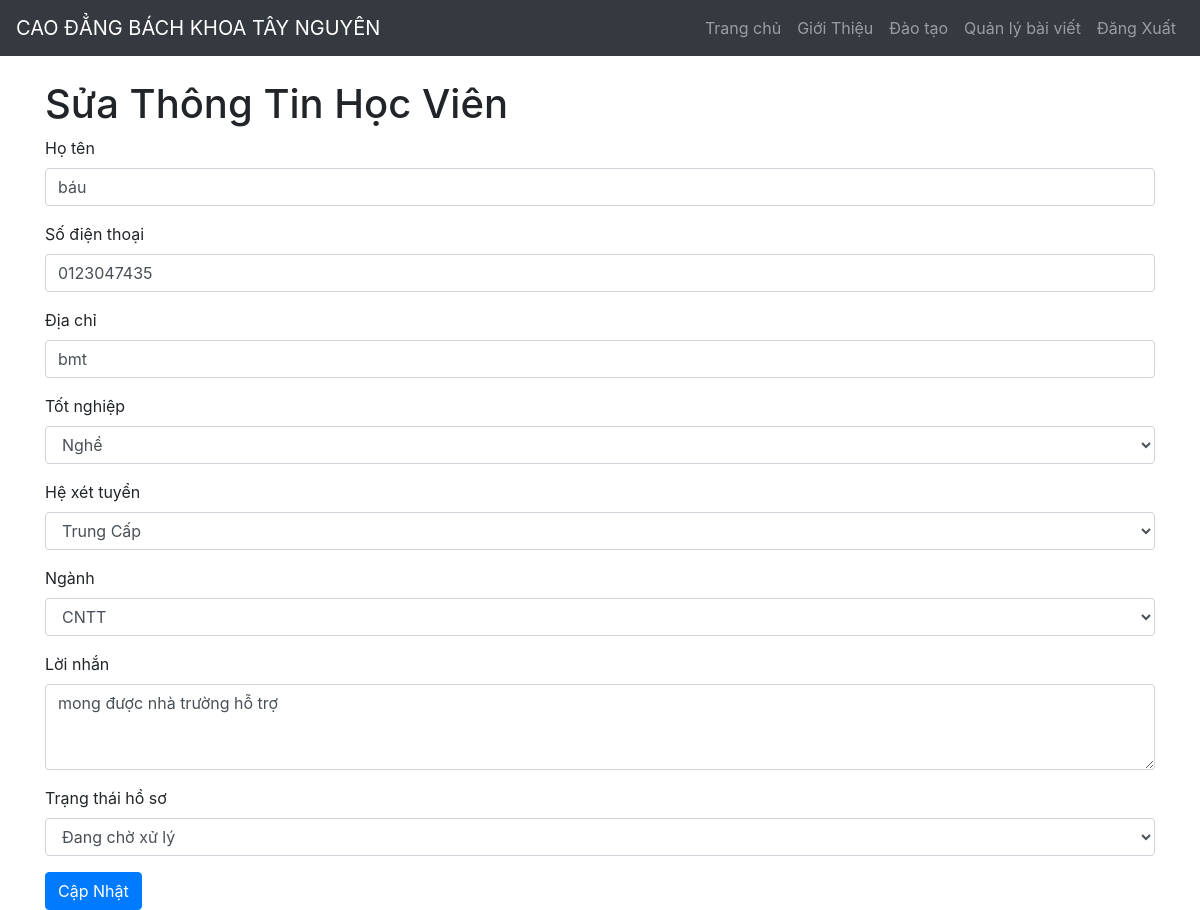
The app's page /edit.php?id=48 with its own data.
### tables this page shows
CREATE TABLE `students` (
  `id` int(11) NOT NULL,
  `full_name` varchar(100) NOT NULL,
  `phone` varchar(10) NOT NULL,
  `address` varchar(255) NOT NULL,
  `graduation_status` enum('THCS','THPT','Nghề') NOT NULL,
  `admission_type` enum('Trung Cấp','Cao Đẳng','Khác') NOT NULL,
  `major` enum('CNTT','Dược','Thú Y') NOT NULL,
  `message` text DEFAULT NULL,
  `created_at` timestamp NOT NULL DEFAULT current_timestamp(),
  `status` enum('Đang chờ xử lý','Đã phê duyệt','Bị từ chối') DEFAULT 'Đang chờ xử lý'
);

### edit.php (the view, shortened to what this page needs)
<?php
require 'db.php';
$majors = ['CNTT', 'Dược', 'Thú y'];
$admission_types = ['Trung Cấp', 'Cao Đẳng', 'Khác'];
$graduation_statuses = ['THCS', 'THPT', 'Nghề'];
if ($_SERVER['REQUEST_METHOD'] != 'POST') {
    $id = $_GET['id'];
    $sql = "SELECT * FROM students WHERE id=$id";
    $result = $conn->query($sql);
    $row = $result->fetch_assoc();
}
?>
<!DOCTYPE html>
<html lang="vi">
<head>
    <link rel="stylesheet" href="https://stackpath.bootstrapcdn.com/bootstrap/4.5.2/css/bootstrap.min.css">
</head>
<body>
    <nav class="navbar navbar-expand-lg navbar-dark bg-dark">
        <a class="navbar-brand" href="index.php">CAO ĐẲNG BÁCH KHOA TÂY NGUYÊN</a>
        <div class="collapse navbar-collapse" id="navbarNav">
            <ul class="navbar-nav ml-auto">
            <li class="nav-item">
                        <a class="nav-link" href="login.html">Trang chủ</a>
                        </li>
                    <li class="nav-item">
                        <a class="nav-link" href="#">Giới Thiệu</a>
                    </li>
                    <li class="nav-item">
                        <a class="nav-link" href="#">Đào tạo </a>
                    </li>
                    <li class="nav-item">
                        <a class="nav-link" href="#">Quản lý bài viết</a>
                    </li>
                    <a class="nav-link" href="logout.php">Đăng Xuất</a>
            </ul>
        </div>
    </nav>
    <div class="container mt-4">
        <h1>Sửa Thông Tin Học Viên</h1>
        <?php if ($_SERVER['REQUEST_METHOD'] != 'POST'): ?>
        <form action="edit.php" method="post">
            <div class="form-group">
                <label for="full_name">Họ tên</label>
                <input type="text" id="full_name" name="full_name" class="form-control" value="<?php echo htmlspecialchars($row['full_name'] ?? ''); ?>" required>
            </div>
            <div class="form-group">
                <label for="phone">Số điện thoại</label>
                <input type="text" id="phone" name="phone" class="form-control" value="<?php echo htmlspecialchars($row['phone'] ?? ''); ?>" required>
            </div>
            <div class="form-group">
                <label for="address">Địa chỉ</label>
                <input type="text" id="address" name="address" class="form-control" value="<?php echo htmlspecialchars($row['address'] ?? ''); ?>" required>
            </div>
            <div class="form-group">
                <label for="graduation_status">Tốt nghiệp</label>
                <select id="graduation_status" name="graduation_status" class="form-control" required>
                    <?php foreach ($graduation_statuses as $status): ?>
                        <option value="<?php echo htmlspecialchars($status); ?>" <?php if (($row['graduation_status'] ?? '') == $status) echo 'selected'; ?>>
                            <?php echo htmlspecialchars($status); ?>
                        </option>
                    <?php endforeach; ?>
                </select>
            </div>
            <div class="form-group">
                <label for="admission_type">Hệ xét tuyển</label>
                <select id="admission_type" name="admission_type" class="form-control" required>
                    <?php foreach ($admission_types as $type): ?>
                        <option value="<?php echo htmlspecialchars($type); ?>" <?php if (($row['admission_type'] ?? '') == $type) echo 'selected'; ?>>
                            <?php echo htmlspecialchars($type); ?>
                        </option>
                    <?php endforeach; ?>
                </select>
            </div>
            <div class="form-group">
                <label for="major">Ngành</label>
                <select id="major" name="major" class="form-control" required>
                    <?php foreach ($majors as $major_option): ?>
                        <option value="<?php echo htmlspecialchars($major_option); ?>" <?php if (($row['major'] ?? '') == $major_option) echo 'selected'; ?>>
                            <?php echo htmlspecialchars($major_option); ?>
                        </option>
                    <?php endforeach; ?>
                </select>
            </div>
            <div class="form-group">
                <label for="message">Lời nhắn</label>
                <textarea id="message" name="message" class="form-control" rows="3" required><?php echo htmlspecialchars($row['message'] ?? ''); ?></textarea>
            </div>
            <div class="form-group">
                <label for="status">Trạng thái hồ sơ</label>
                <select id="status" name="status" class="form-control" required>
                    <option value="Đang chờ xử lý" <?php if (($row['status'] ?? '') == 'Đang chờ xử lý') echo 'selected'; ?>>Đang chờ xử lý</option>
                </select>
            </div>
            <button type="submit" class="btn btn-primary">Cập Nhật</button>
        </form>
        <?php endif; ?>
    </div>
</body>
</html>

### records on screen
students: full_name "báu", phone "0123047435", address "bmt", graduation_status "Nghề", admission_type "Trung Cấp", message "mong được nhà trường hỗ trợ", status "Đang chờ xử lý"

### other values on screen
form field major "CNTT"
